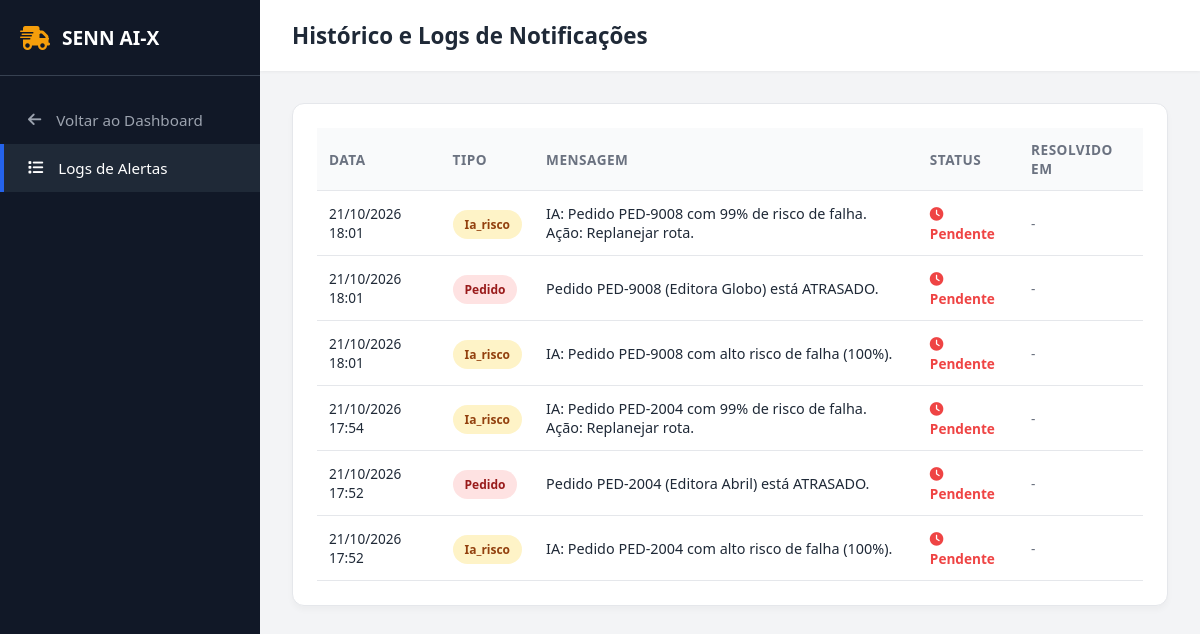
/historico_alertas.php (signed in), run on the app's committed database.
### tables this page shows
CREATE TABLE `logs_notificacoes` (
  `id` int(11) NOT NULL,
  `tipo` varchar(50) NOT NULL,
  `mensagem` text NOT NULL,
  `status` enum('Não Lido','Resolvido') DEFAULT 'Não Lido',
  `criado_em` timestamp NOT NULL DEFAULT current_timestamp(),
  `resolvido_em` timestamp NULL DEFAULT NULL
);

### historico_alertas.php (the view, shortened to what this page needs)
<?php
$pdo = getConnection();
$logs = $pdo->query("SELECT * FROM logs_notificacoes ORDER BY criado_em DESC")->fetchAll();
?>
<!DOCTYPE html>
<html lang="pt-BR">
<head>
    <link rel="stylesheet" href="assets/css/dashboard.css">
    <link href="https://cdnjs.cloudflare.com/ajax/libs/font-awesome/6.0.0/css/all.min.css" rel="stylesheet">
</head>
<body class="app-page">
    <aside class="sidebar">
        <div class="sidebar-header">
            <i class="fa-solid fa-truck-fast"></i><h2>SENN AI-X</h2>
        </div>
        <nav class="sidebar-nav">
            <a href="dashboard.php" class="nav-item"><i class="fa-solid fa-arrow-left"></i> Voltar ao Dashboard</a>
            <a href="#" class="nav-item active"><i class="fa-solid fa-list"></i> Logs de Alertas</a>
        </nav>
    </aside>
    <main class="main-content">
        <header class="topbar">
            <h1>Histórico e Logs de Notificações</h1>
        </header>
        <div class="content-area">
            <div class="card">
                <table style="width:100%; border-collapse: collapse;">
                    <thead>
                        <tr style="background:#f9fafb; text-align:left; font-size:0.85rem; color:#6b7280;">
                            <th style="padding:12px;">Data</th>
                            <th style="padding:12px;">Tipo</th>
                            <th style="padding:12px;">Mensagem</th>
                            <th style="padding:12px;">Status</th>
                            <th style="padding:12px;">Resolvido em</th>
                        </tr>
                    </thead>
                    <tbody>
                        <?php foreach($logs as $l): ?>
                        <tr style="border-bottom:1px solid #e5e7eb;">
                            <td style="padding:12px; font-size:0.85rem;"><?= date('d/m/Y H:i', strtotime($l['criado_em'])) ?></td>
                            <td style="padding:12px;"><span class="badge <?= $l['tipo'] === 'pedido' ? 'manutencao' : 'rota' ?>"><?= ucfirst($l['tipo']) ?></span></td>
                            <td style="padding:12px; font-size:0.9rem;"><?= htmlspecialchars($l['mensagem']) ?></td>
                            <td style="padding:12px;">
                                <?php if($l['status'] === 'Resolvido'): ?>
                                    <span style="color:#10b981; font-weight:bold; font-size:0.85rem;"><i class="fa-solid fa-check"></i> Resolvido</span>
                                <?php else: ?>
                                    <span style="color:#ef4444; font-weight:bold; font-size:0.85rem;"><i class="fa-solid fa-clock"></i> Pendente</span>
                                <?php endif; ?>
                            </td>
                            <td style="padding:12px; font-size:0.85rem; color:#6b7280;">
                                <?= $l['resolvido_em'] ? date('d/m/Y H:i', strtotime($l['resolvido_em'])) : '-' ?>
                            </td>
                        </tr>
                        <?php endforeach; ?>
                    </tbody>
                </table>
            </div>
        </div>
    </main>
</body>
</html>

### assets/CSS/dashboard.css (style rules this page uses)
:root { --primary-color: #2563eb; --primary-hover: #1d4ed8; --secondary-color: #f59e0b; --bg-color: #f3f4f6; --surface-color: #ffffff; --text-main: #1f2937; --text-muted: #6b7280; --border-color: #e5e7eb; --sidebar-bg: #111827; --sidebar-text: #9ca3af; }
* { margin: 0; padding: 0; box-sizing: border-box; font-family: 'Segoe UI', Tahoma, Geneva, Verdana, sans-serif; }
body.app-page { background-color: var(--bg-color); color: var(--text-main); display: flex; height: 100vh; overflow: hidden; }
.sidebar { width: 260px; background: var(--sidebar-bg); color: var(--sidebar-text); display: flex; flex-direction: column; transition: all 0.3s; }
.sidebar-header { padding: 24px 20px; display: flex; align-items: center; gap: 12px; color: white; border-bottom: 1px solid #374151; }
.sidebar-header i { font-size: 1.5rem; color: var(--secondary-color); }
.sidebar-header h2 { font-size: 1.2rem; font-weight: 600; }
.sidebar-nav { flex: 1; padding: 20px 0; overflow-y: auto; }
.nav-item { display: flex; align-items: center; gap: 15px; padding: 14px 24px; color: var(--sidebar-text); text-decoration: none; font-size: 0.95rem; transition: all 0.2s; border-left: 4px solid transparent; }
.nav-item:hover, .nav-item.active { background: #1f2937; color: white; border-left-color: var(--primary-color); }
.main-content { flex: 1; display: flex; flex-direction: column; overflow-y: auto; }
.topbar { background: var(--surface-color); padding: 20px 32px; display: flex; justify-content: space-between; align-items: center; box-shadow: 0 1px 3px rgba(0,0,0,0.05); z-index: 10; }
.topbar h1 { font-size: 1.4rem; color: var(--text-main); }
.content-area { padding: 32px; flex: 1; }
.card { background: var(--surface-color); border-radius: 12px; padding: 24px; box-shadow: 0 4px 6px rgba(0,0,0,0.03); border: 1px solid var(--border-color); }
table { width: 100%; border-collapse: collapse; }
th, td { text-align: left; padding: 16px; border-bottom: 1px solid var(--border-color); }
th { background: #f9fafb; font-weight: 600; color: var(--text-muted); font-size: 0.85rem; text-transform: uppercase; letter-spacing: 0.5px; }
td { font-size: 0.95rem; vertical-align: middle; }
tr:last-child td { border-bottom: none; }
.badge { padding: 6px 12px; border-radius: 20px; font-size: 0.75rem; font-weight: 600; }
.badge.rota { background: #fef3c7; color: #92400e; }
.badge.manutencao { background: #fee2e2; color: #991b1b; }

### data on the page
logs_notificacoes: criado_em "21/10/2026 18:01", tipo "Ia_risco", mensagem "IA: Pedido PED-9008 com 99% de risco de falha. Ação: Replanejar rota.", status "Pendente"
logs_notificacoes: criado_em "21/10/2026 18:01", tipo "Pedido", mensagem "Pedido PED-9008 (Editora Globo) está ATRASADO.", status "Pendente"
logs_notificacoes: criado_em "21/10/2026 18:01", tipo "Ia_risco", mensagem "IA: Pedido PED-9008 com alto risco de falha (100%).", status "Pendente"
logs_notificacoes: criado_em "21/10/2026 17:54", tipo "Ia_risco", mensagem "IA: Pedido PED-2004 com 99% de risco de falha. Ação: Replanejar rota.", status "Pendente"
logs_notificacoes: criado_em "21/10/2026 17:52", tipo "Pedido", mensagem "Pedido PED-2004 (Editora Abril) está ATRASADO.", status "Pendente"
logs_notificacoes: criado_em "21/10/2026 17:52", tipo "Ia_risco", mensagem "IA: Pedido PED-2004 com alto risco de falha (100%).", status "Pendente"
